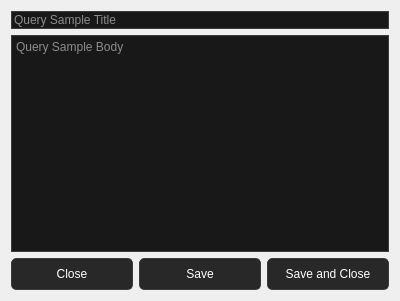
<?xml version="1.0" encoding="UTF-8"?>
<ui version="4.0">
 <class>QuerySampleDialog</class>
 <widget class="QDialog" name="QuerySampleDialog">
  <property name="geometry">
   <rect>
    <x>0</x>
    <y>0</y>
    <width>400</width>
    <height>301</height>
   </rect>
  </property>
  <property name="windowTitle">
   <string>Query Sample</string>
  </property>
  <property name="styleSheet">
   <string notr="true">/* General window background */
QMainWindow {
    background-color: rgb(31, 31, 31);
    color: white; /* Default text color for all widgets */
}

/* Styling for the tab widget container */
QTabWidget::pane {
    background: rgb(31, 31, 31); /* Background color of the whole tab area */
    border: none;
}

/* Default tab styling */
QTabBar::tab {
    background: rgb(40, 40, 40); /* Default tab color */
    color: white; /* White text */
    padding: 10px;
    border: 1px solid rgb(60, 60, 60); /* Optional border */
    border-top-left-radius: 5px;
    border-top-right-radius: 5px;
}

/* Selected tab styling */
QTabBar::tab:selected {
    background: rgb(52, 52, 52); /* Selected tab color */
    color: rgb(255, 170, 0);
    border-bottom: 2px solid rgb(255, 170, 0); /* Highlight effect */
}

/* Hover effect for tabs */
QTabBar::tab:hover {
    background: rgb(60, 60, 60);
}

/* === TEXT WIDGET STYLING (WHITE TEXT DEFAULT) === */
QLabel, QTextEdit, QLineEdit, QCheckBox, QRadioButton, QListWidget, QTreeWidget, QTableWidget {
    color: white; /* All text is white by default */
}

/* Styling for text input fields */
QTextEdit, QLineEdit {
    background-color: rgb(24, 24, 24);
    selection-background-color: rgb(52, 52, 52);
    selection-color: rgb(255, 170, 0);
    border: 1px solid rgb(60, 60, 60);
}

/* === BUTTON STYLING === */

/* Default button appearance */
QPushButton {
    background-color: rgb(40, 40, 40); /* Dark gray background */
    color: white; /* White text */
    border: 1px solid rgb(60, 60, 60); /* Subtle border */
    border-radius: 5px;
    padding: 8px 12px;
}

/* Hover effect */
QPushButton:hover {
    background-color: rgb(60, 60, 60); /* Lighter gray */
}

/* Pressed/clicked effect */
QPushButton:pressed {
    background-color: rgb(52, 52, 52); /* Slightly darker */
}

/* Disabled buttons */
QPushButton:disabled {
    background-color: rgb(80, 80, 80);
    color: rgb(150, 150, 150); /* Faded text */
}

/* === QListWidget Styling === */
QListWidget {
    background-color: rgb(24, 24, 24); /* Dark background */
    border: 1px solid rgb(60, 60, 60); /* Subtle border */
    padding: 5px;
    color: white; /* Default text color */
}

/* Individual QListWidget Items */
QListWidget::item {
    background-color: rgb(32, 32, 32);
    padding: 8px;
    border-radius: 3px;
}

/* Hover effect */
QListWidget::item:hover {
    background-color: rgb(60, 60, 60);
    color: rgb(255, 170, 0);
}

/* Selected item effect */
QListWidget::item:selected {
    background-color: rgb(52, 52, 52);
    border: 1px solid rgb(255, 170, 0);
    color: rgb(255, 170, 0);
}

/* === Scrollbar Styling (Optional, for QListWidget &amp; other widgets) === */
QScrollBar:vertical {
    border: none;
    background: rgb(31, 31, 31);
    width: 10px;
    margin: 2px 2px 2px 2px;
}

QScrollBar::handle:vertical {
    background: rgb(60, 60, 60);
    min-height: 20px;
    border-radius: 4px;
}

QScrollBar::handle:vertical:hover {
    background: rgb(80, 80, 80);
}

QScrollBar::handle:vertical:pressed {
    background: rgb(100, 100, 100);
}

QScrollBar::add-line:vertical, QScrollBar::sub-line:vertical {
    background: none;
    border: none;
}
</string>
  </property>
  <layout class="QGridLayout" name="gridLayout_2">
   <item row="0" column="0">
    <layout class="QGridLayout" name="QuerySampleGrid">
     <item row="0" column="0" colspan="3">
      <widget class="QLineEdit" name="QuerySampleTitle">
       <property name="placeholderText">
        <string>Query Sample Title</string>
       </property>
      </widget>
     </item>
     <item row="2" column="0">
      <widget class="QPushButton" name="CloseQuerySampleButton">
       <property name="text">
        <string>Close</string>
       </property>
      </widget>
     </item>
     <item row="2" column="2">
      <widget class="QPushButton" name="SaveAndCloseQuerySampleButton">
       <property name="text">
        <string>Save and Close</string>
       </property>
      </widget>
     </item>
     <item row="2" column="1">
      <widget class="QPushButton" name="SaveQuerySampleButton">
       <property name="text">
        <string>Save</string>
       </property>
      </widget>
     </item>
     <item row="1" column="0" colspan="3">
      <widget class="QTextEdit" name="QuerySampleBody">
       <property name="locale">
        <locale language="English" country="UnitedKingdom"/>
       </property>
       <property name="placeholderText">
        <string>Query Sample Body</string>
       </property>
      </widget>
     </item>
    </layout>
   </item>
  </layout>
 </widget>
 <resources/>
 <connections/>
</ui>
